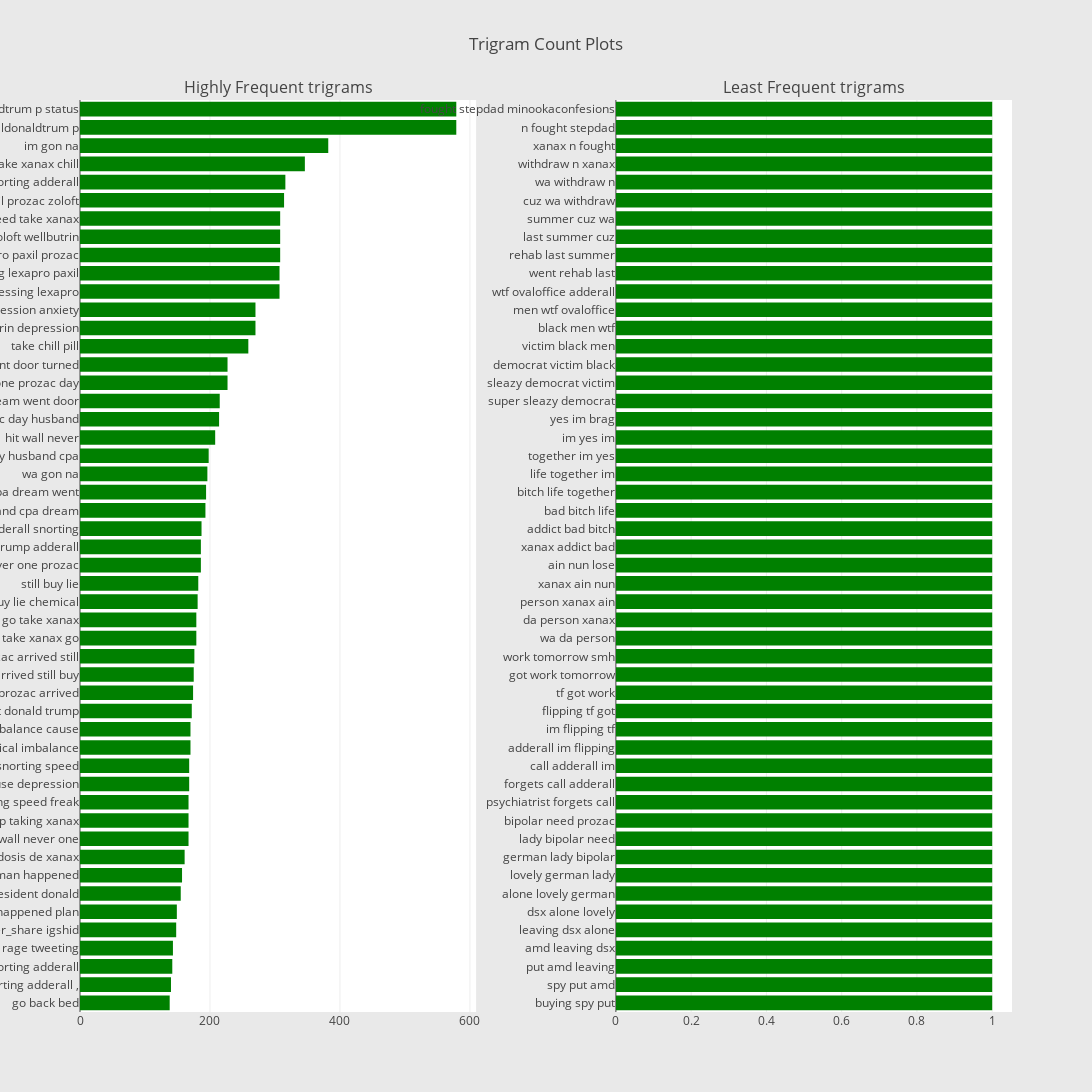

Here is the notebook cell this chart was saved with:
### Code cell
freq_dict = defaultdict(int)
for sent in df["text"]:
    for word in generate_ngrams(sent,3):
        freq_dict[word] += 1
fd_sorted = pd.DataFrame(sorted(freq_dict.items(), key=lambda x: x[1])[::-1])
fd_sorted.columns = ["word", "wordcount"]
trace1 = horizontal_bar_chart(fd_sorted.head(50), 'green')

freq_dict = defaultdict(int)
for sent in df["text"]:
    for word in generate_ngrams(sent,3):
        freq_dict[word] += 1
fd_sorted = pd.DataFrame(sorted(freq_dict.items(), key=lambda x: x[1])[::-1])
fd_sorted.columns = ["word", "wordcount"]
trace2 = horizontal_bar_chart(fd_sorted.tail(50), 'green')

# Creating two subplots
fig = tools.make_subplots(rows=1, cols=2, vertical_spacing=0.04,horizontal_spacing=0.15,
                          subplot_titles=["Highly Frequent trigrams", 
                                          "Least Frequent trigrams"])
fig.append_trace(trace1, 1, 1)
fig.append_trace(trace2, 1, 2)
fig['layout'].update(height=1200, width=1600, paper_bgcolor='rgb(233,233,233)', title="Trigram Count Plots")
py.iplot(fig, filename='word-plots')

### Figure 1 — Plotly figure (JSON) as saved in the notebook; plotly's stock layout.template omitted (floating-point values rounded to 4 significant figures)
{"data": [{"marker": {"color": "green"}, "orientation": "h", "showlegend": false, "type": "bar", "uid": "464cc2fe-69c1-4255-bc2f-de5b1afe42fe", "x": [138, 140, 142, 143, 148, 149, 155, 157, 161, 167, 167, 167, 168, 168, 170, 170, 172, 174, 175, 176, 179, 179, 181, 182, 186, 186, 187, 193, 194, 196, 198, 208, 214, 215, 227, 227, 259, 270, 270, 307, 307, 308, 308, 308, 314, 316, 346, 382, 579, 579], "xaxis": "x", "y": ["go back bed", "snorting adderall ,", "trump snorting adderall", "adderall rage tweeting", "?utm_source ig_twitter_share igshid", "man happened plan", "report president donald", "one man happened", "dosis de xanax", "wall never one", "stop taking xanax", "snorting speed freak", "imbalance cause depression", "adderall snorting speed", "lie chemical imbalance", "chemical imbalance cause", "president donald trump", "year prozac arrived", "arrived still buy", "prozac arrived still", "take xanax go", "go take xanax", "buy lie chemical", "still buy lie", "never one prozac", "donald trump adderall", "trump adderall snorting", "husband cpa dream", "cpa dream went", "wa gon na", "day husband cpa", "hit wall never", "prozac day husband", "dream went door", "one prozac day", "went door turned", "take chill pill", "zoloft wellbutrin depression", "wellbutrin depression anxiety", "antidepressant depressing lexapro", "depressing lexapro paxil", "lexapro paxil prozac", "prozac zoloft wellbutrin", "need take xanax", "paxil prozac zoloft", "stop snorting adderall", "take xanax chill", "im gon na", "twitter realdonaldtrum p", "realdonaldtrum p status"], "yaxis": "y"}, {"marker": {"color": "green"}, "orientation": "h", "showlegend": false, "type": "bar", "uid": "130321b8-771a-406d-9f59-84fe1614adcd", "x": [1, 1, 1, 1, 1, 1, 1, 1, 1, 1, 1, 1, 1, 1, 1, 1, 1, 1, 1, 1, 1, 1, 1, 1, 1, 1, 1, 1, 1, 1, 1, 1, 1, 1, 1, 1, 1, 1, 1, 1, 1, 1, 1, 1, 1, 1, 1, 1, 1, 1], "xaxis": "x2", "y": ["buying spy put", "spy put amd", "put amd leaving", "amd leaving dsx", "leaving dsx alone", "dsx alone lovely", "alone lovely german", "lovely german lady", "german lady bipolar", "lady bipolar need", "bipolar need prozac", "psychiatrist forgets call", "forgets call adderall", "call adderall im", "adderall im flipping", "im flipping tf", "flipping tf got", "tf got work", "got work tomorrow", "work tomorrow smh", "wa da person", "da person xanax", "person xanax ain", "xanax ain nun", "ain nun lose", "xanax addict bad", "addict bad bitch", "bad bitch life", "bitch life together", "life together im", "together im yes", "im yes im", "yes im brag", "super sleazy democrat", "sleazy democrat victim", "democrat victim black", "victim black men", "black men wtf", "men wtf ovaloffice", "wtf ovaloffice adderall", "went rehab last", "rehab last summer", "last summer cuz", "summer cuz wa", "cuz wa withdraw", "wa withdraw n", "withdraw n xanax", "xanax n fought", "n fought stepdad", "fought stepdad minookaconfesions"], "yaxis": "y2"}], "layout": {"annotations": [{"font": {"size": 16}, "showarrow": false, "text": "Highly Frequent trigrams", "x": 0.2125, "xanchor": "center", "xref": "paper", "y": 1, "yanchor": "bottom", "yref": "paper"}, {"font": {"size": 16}, "showarrow": false, "text": "Least Frequent trigrams", "x": 0.7875, "xanchor": "center", "xref": "paper", "y": 1, "yanchor": "bottom", "yref": "paper"}], "height": 1200, "paper_bgcolor": "rgb(233,233,233)", "title": {"text": "Trigram Count Plots"}, "width": 1600, "xaxis": {"anchor": "y", "domain": [0, 0.425]}, "xaxis2": {"anchor": "y2", "domain": [0.575, 1]}, "yaxis": {"anchor": "x", "domain": [0, 1]}, "yaxis2": {"anchor": "x2", "domain": [0, 1]}}}
